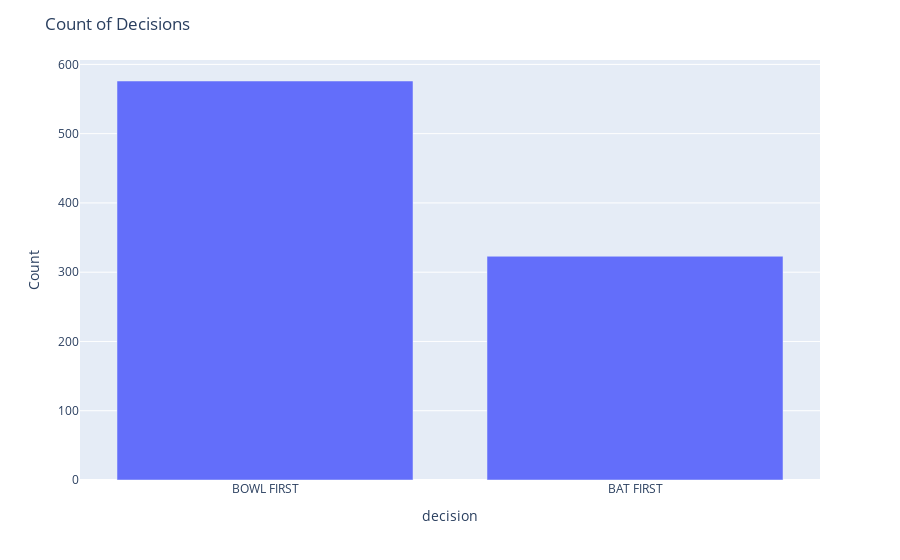

Source (notebook cell):
### Code cell
fig = px.bar(c, x=c.index, y=c.values, labels={'x': 'Decision', 'y': 'Count'})
fig.update_layout(title='Count of Decisions')
fig.show()

### Figure 1 — Plotly figure (JSON) as saved in the notebook; plotly's stock layout.template omitted (floating-point values rounded to 4 significant figures)
{"data": [{"alignmentgroup": "True", "hovertemplate": "decision=%{x}<br>Count=%{y}<extra></extra>", "legendgroup": "", "marker": {"color": "#636efa", "pattern": {"shape": ""}}, "name": "", "offsetgroup": "", "orientation": "v", "showlegend": false, "textposition": "auto", "type": "bar", "x": ["BOWL FIRST", "BAT FIRST"], "xaxis": "x", "y": [576, 323], "yaxis": "y"}], "layout": {"barmode": "relative", "legend": {"tracegroupgap": 0}, "margin": {"t": 60}, "title": {"text": "Count of Decisions"}, "xaxis": {"anchor": "y", "domain": [0, 1], "title": {"text": "decision"}}, "yaxis": {"anchor": "x", "domain": [0, 1], "title": {"text": "Count"}}}}
